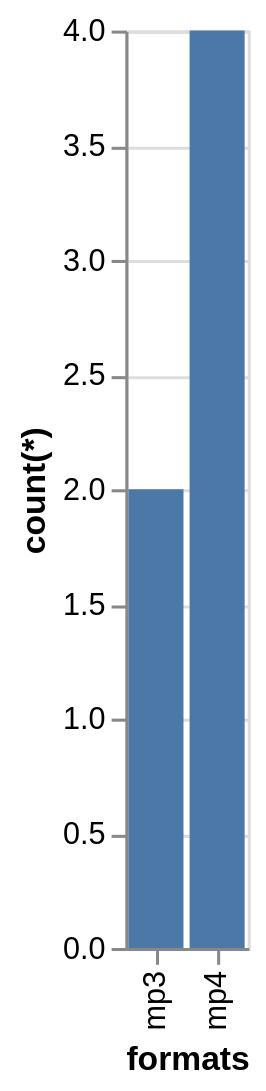

Here is the Vega-Lite specification saved for this chart:
### Vega-Lite specification from a JSON file in a GitHub repository (floating-point values rounded to 4 significant figures)
{"data": {"values": [{"x_data": "mp3", "y_data": 2}, {"x_data": "mp4", "y_data": 4}]}, "mark": "bar", "encoding": {"x": {"field": "x_data", "type": "nominal", "title": "formats", "sort": {"op": "sum", "field": "y_data", "order": "ascending"}}, "y": {"field": "y_data", "type": "quantitative", "title": "count(*)"}}}
